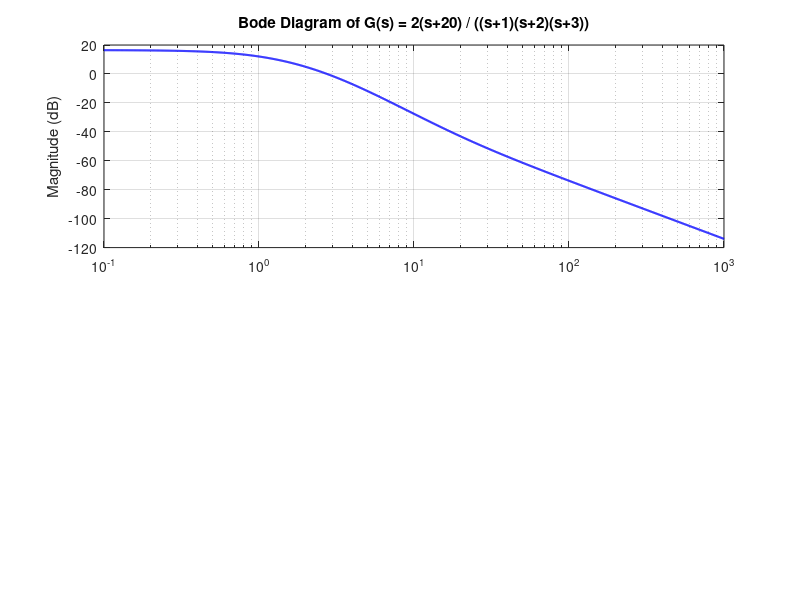

This chart was generated by the following MATLAB code: (Note: this script raises an error after producing the figure.)
% EE352 Automatic Control - Week 11 Activity 1.4
% Phase Margin and Gain Margin Analysis
% System: G(s) = 2(s+20) / ((s+1)(s+2)(s+3))

clc;
clear;
close all;

%% Define Transfer Function G(s)
% G(s) = 2(s+20) / ((s+1)(s+2)(s+3))
s = tf('s');
num = 2 * (s + 20);
den = (s + 1) * (s + 2) * (s + 3);
G = num / den;

disp('Transfer Function G(s):');
disp(G);

%% 1. Analytical Margin Calculation (Using MATLAB's margin function)
% [Gm, Pm, Wcg, Wcp] = margin(G) calculates exactly:
[Gm, Pm, Wcg, Wcp] = margin(G);
Gm_dB = 20*log10(Gm);

fprintf('\n--- 1. Analytical Calculation Results ---\n');
fprintf('Gain Crossover Frequency (w_cp) = %.3f rad/s\n', Wcp);
fprintf('Phase Margin (PM)                 = %.3f degrees\n\n', Pm);

fprintf('Phase Crossover Frequency (w_cg)= %.3f rad/s\n', Wcg);
if isinf(Gm)
    fprintf('Gain Margin (GM)                  = Infinite (Phase never crosses -180 deg)\n');
else
    fprintf('Gain Margin (GM)                  = %.3f dB\n', Gm_dB);
end

%% 2. Visual Extraction via Bode Data arrays
% Simulates "reading from the diagram" by finding exact crossings
[mag, phase, wout] = bode(G);
mag_db = 20*log10(squeeze(mag));
phase_deg = squeeze(phase);

% Find Phase Margin (Crosses 0 dB)
[~, idx_wcp] = min(abs(mag_db)); % Find where magnitude is closest to 0 dB
Wcp_ext = wout(idx_wcp);
Pm_ext = 180 + phase_deg(idx_wcp);

% Find Gain Margin (Crosses -180 deg)
% We have to be careful if phase never crosses -180.
[~, idx_wcg] = min(abs(phase_deg - (-180))); 

% Basic check if it ever truly got close to -180 (e.g., within 5 degrees)
if abs(phase_deg(idx_wcg) - (-180)) < 5
    Wcg_ext = wout(idx_wcg);
    Gm_ext = 0 - mag_db(idx_wcg); % Distance from 0 dB down to the curve
else
    Wcg_ext = Inf;
    Gm_ext = Inf;
end

fprintf('\n--- 2. Visual Extraction from Bode Arrays ---\n');
fprintf('Extracted w_cp = %.3f rad/s\n', Wcp_ext);
fprintf('Extracted PM   = %.3f degrees\n\n', Pm_ext);

if isinf(Gm_ext)
    fprintf('Extracted w_cg = Inf (Does not cross -180)\n');
    fprintf('Extracted GM   = Inf \n');
else
    fprintf('Extracted w_cg = %.3f rad/s\n', Wcg_ext);
    fprintf('Extracted GM   = %.3f dB\n', Gm_ext);
end

%% 3. Plotting Annotated Bode Diagram
figure('Name', 'Bode Diagram with Stability Margins');

% Magnitude Plot
subplot(2,1,1);
semilogx(wout, mag_db, 'b', 'LineWidth', 1.5); hold on; grid on;
title('Bode Diagram of G(s) = 2(s+20) / ((s+1)(s+2)(s+3))');
ylabel('Magnitude (dB)');

% Highlight 0 dB crossing (Gain Crossover)
yline(0, 'k--', '0 dB');
plot(Wcp_ext, mag_db(idx_wcp), 'ro', 'MarkerSize', 8, 'MarkerFaceColor','r');
text(Wcp_ext*1.2, 5, sprintf('\\omega_{cp} \\approx %.2f', Wcp_ext), 'Color', 'r', 'FontWeight', 'bold');

% Highlight Phase Crossover magnitude distance (Gain Margin)
if ~isinf(Gm_ext)
    plot([Wcg_ext, Wcg_ext], [0, mag_db(idx_wcg)], 'g--', 'LineWidth', 1.5);
    plot(Wcg_ext, mag_db(idx_wcg), 'go', 'MarkerSize', 8, 'MarkerFaceColor','g');
    text(Wcg_ext*1.2, mag_db(idx_wcg)/2, sprintf('GM \\approx %.1f dB', Gm_ext), 'Color', 'g', 'FontWeight', 'bold');
end

% Phase Plot
subplot(2,1,2);
semilogx(wout, phase_deg, 'b', 'LineWidth', 1.5); hold on; grid on;
ylabel('Phase (deg)'); xlabel('Frequency (rad/s)');

% Highlight -180 deg crossing (Phase Crossover)
yline(-180, 'k--', '-180 deg');

% Highlight Phase Margin distance
plot([Wcp_ext, Wcp_ext], [-180, phase_deg(idx_wcp)], 'r--', 'LineWidth', 1.5);
plot(Wcp_ext, phase_deg(idx_wcp), 'ro', 'MarkerSize', 8, 'MarkerFaceColor','r');
text(Wcp_ext*1.2, phase_deg(idx_wcp) - 10, sprintf('PM \\approx %.1f\\circ', Pm_ext), 'Color', 'r', 'FontWeight', 'bold');

if ~isinf(Gm_ext)
    plot(Wcg_ext, phase_deg(idx_wcg), 'go', 'MarkerSize', 8, 'MarkerFaceColor','g');
    text(Wcg_ext*1.2, -180, sprintf('\\omega_{cg} \\approx %.2f', Wcg_ext), 'Color', 'g', 'VerticalAlignment', 'top', 'FontWeight', 'bold');
end
